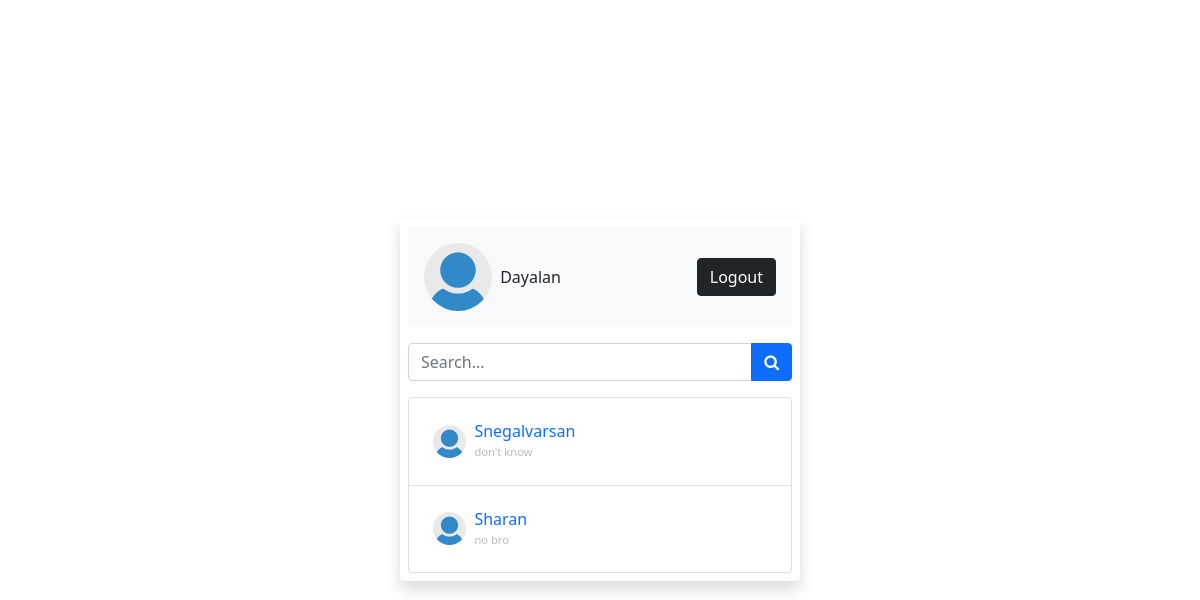
The app's page /chat/home.php (signed in) with its own data.
### tables this page shows
CREATE TABLE `users` (
  `user_id` int(11) NOT NULL,
  `name` varchar(255) NOT NULL,
  `username` varchar(255) NOT NULL,
  `password` varchar(1000) NOT NULL,
  `p_p` varchar(255) DEFAULT 'user-default.png',
  `last_seen` datetime NOT NULL DEFAULT current_timestamp()
);

CREATE TABLE `chats` (
  `chat_id` int(11) NOT NULL,
  `from_id` int(11) NOT NULL,
  `to_id` int(11) NOT NULL,
  `message` text NOT NULL,
  `opened` tinyint(1) NOT NULL DEFAULT 0,
  `created_at` datetime NOT NULL DEFAULT current_timestamp()
);

### chat/app/helpers/user.php (called while the page is built)
<?php
function getUser($username, $conn){
   $sql = "SELECT * FROM users
           WHERE username=?";
   $stmt = $conn->prepare($sql);
   $stmt->execute([$username]);
   if ($stmt->rowCount() === 1) {
   	 $user = $stmt->fetch();
   	 return $user;
   }else {
   	$user = [];
   	return $user;
   }
}

### chat/app/helpers/conversations.php (called while the page is built)
<?php
function getConversation($user_id, $conn){
    $sql = "SELECT * FROM conversations
            WHERE user_1=? OR user_2=?
            ORDER BY conversation_id DESC";
    $stmt = $conn->prepare($sql);
    $stmt->execute([$user_id, $user_id]);
    if($stmt->rowCount() > 0){
        $conversations = $stmt->fetchAll();
        $user_data = [];
        foreach($conversations as $conversation){
            if ($conversation['user_1'] == $user_id) {
            	$sql2  = "SELECT *
            	          FROM users WHERE user_id=?";
            	$stmt2 = $conn->prepare($sql2);
            	$stmt2->execute([$conversation['user_2']]);
            }else {
            	$sql2  = "SELECT *
            	          FROM users WHERE user_id=?";
            	$stmt2 = $conn->prepare($sql2);
            	$stmt2->execute([$conversation['user_1']]);
            }
            $allConversations = $stmt2->fetchAll();
            array_push($user_data, $allConversations[0]);
        }
        return $user_data;
    }else {
    	$conversations = [];
    	return $conversations;
    }
}

### chat/app/helpers/last_chat.php (called while the page is built)
<?php
function lastChat($id_1, $id_2, $conn){
   $sql = "SELECT * FROM chats
           WHERE (from_id=? AND to_id=?)
           OR    (to_id=? AND from_id=?)
           ORDER BY chat_id DESC LIMIT 1";
    $stmt = $conn->prepare($sql);
    $stmt->execute([$id_1, $id_2, $id_1, $id_2]);
    if ($stmt->rowCount() > 0) {
    	$chat = $stmt->fetch();
    	return $chat['message'];
    }else {
    	$chat = '';
    	return $chat;
    }
}

### chat/home.php (the view, shortened to what this page needs)
<?php
  if (isset($_SESSION['username'])) {
  	include 'app/db.conn.php';
  	include 'app/helpers/user.php';
  	include 'app/helpers/conversations.php';
    include 'app/helpers/last_chat.php';
  	$user = getUser($_SESSION['username'], $conn);
  	$conversations = getConversation($user['user_id'], $conn);
?>
<!DOCTYPE html>
<html lang="en">
<head>
	<link href="https://cdn.jsdelivr.net/npm/bootstrap@5.0.1/dist/css/bootstrap.min.css" rel="stylesheet">
	<link rel="stylesheet"
	      href="css/style.css">
	<link rel="stylesheet" href="https://cdnjs.cloudflare.com/ajax/libs/font-awesome/4.7.0/css/font-awesome.min.css">
</head>
<body class="d-flex
             justify-content-center
             align-items-center
             vh-100">
    <div class="p-2 w-400
                rounded shadow">
    	<div>
    		<div class="d-flex
    		            mb-3 p-3 bg-light
			            justify-content-between
			            align-items-center">
    			<div class="d-flex
    			            align-items-center">
    			    <img src="uploads/<?=$user['p_p']?>"
    			         class="w-25 rounded-circle">
                    <h3 class="fs-xs m-2"><?=$user['name']?></h3>
    			</div>
    			<a href="logout.php"
    			   class="btn btn-dark">Logout</a>
    		</div>
    		<div class="input-group mb-3">
    			<input type="text"
    			       placeholder="Search..."
    			       id="searchText"
    			       class="form-control">
    			<button class="btn btn-primary"
    			        id="serachBtn">
    			        <i class="fa fa-search"></i>
    			</button>
    		</div>
    		<ul id="chatList"
    		    class="list-group mvh-50 overflow-auto">
    			<?php if (!empty($conversations)) { ?>
    			    <?php
    			    foreach ($conversations as $conversation){ ?>
	    			<li class="list-group-item">
	    				<a href="chat.php?user=<?=$conversation['username']?>"
	    				   class="d-flex
	    				          justify-content-between
	    				          align-items-center p-2">
	    					<div class="d-flex
	    					            align-items-center">
	    					    <img src="uploads/<?=$conversation['p_p']?>"
	    					         class="w-10 rounded-circle">
	    					    <h3 class="fs-xs m-2">
	    					    	<?=$conversation['name']?><br>
                      <small>
                        <?php
                          echo lastChat($_SESSION['user_id'], $conversation['user_id'], $conn);
                        ?>
                      </small>
	    					    </h3>
	    					</div>
	    				</a>
	    			</li>
    			    <?php } ?>
    			<?php } ?>
    		</ul>
    	</div>
    </div>
</body>
</html>
<?php
  }else{
  	header("Location: index.php");
   	exit;
  }
 ?>

### chat/css/style.css (style rules this page uses)
.vh-100 { min-height: 100vh; }
.w-400 { width: 400px; }
.fs-xs { font-size: 1rem; }
.w-10 { width: 10%; }
a { text-decoration: none; }
small { color: #bbb; font-size: 0.7rem; text-align: right; }

### records on screen
users: p_p (placeholder picture), name "Dayalan"
users: p_p (placeholder picture), name "Snegalvarsan", user_id.message "don't know"
users: p_p (placeholder picture), name "Sharan", user_id.message "no bro"
